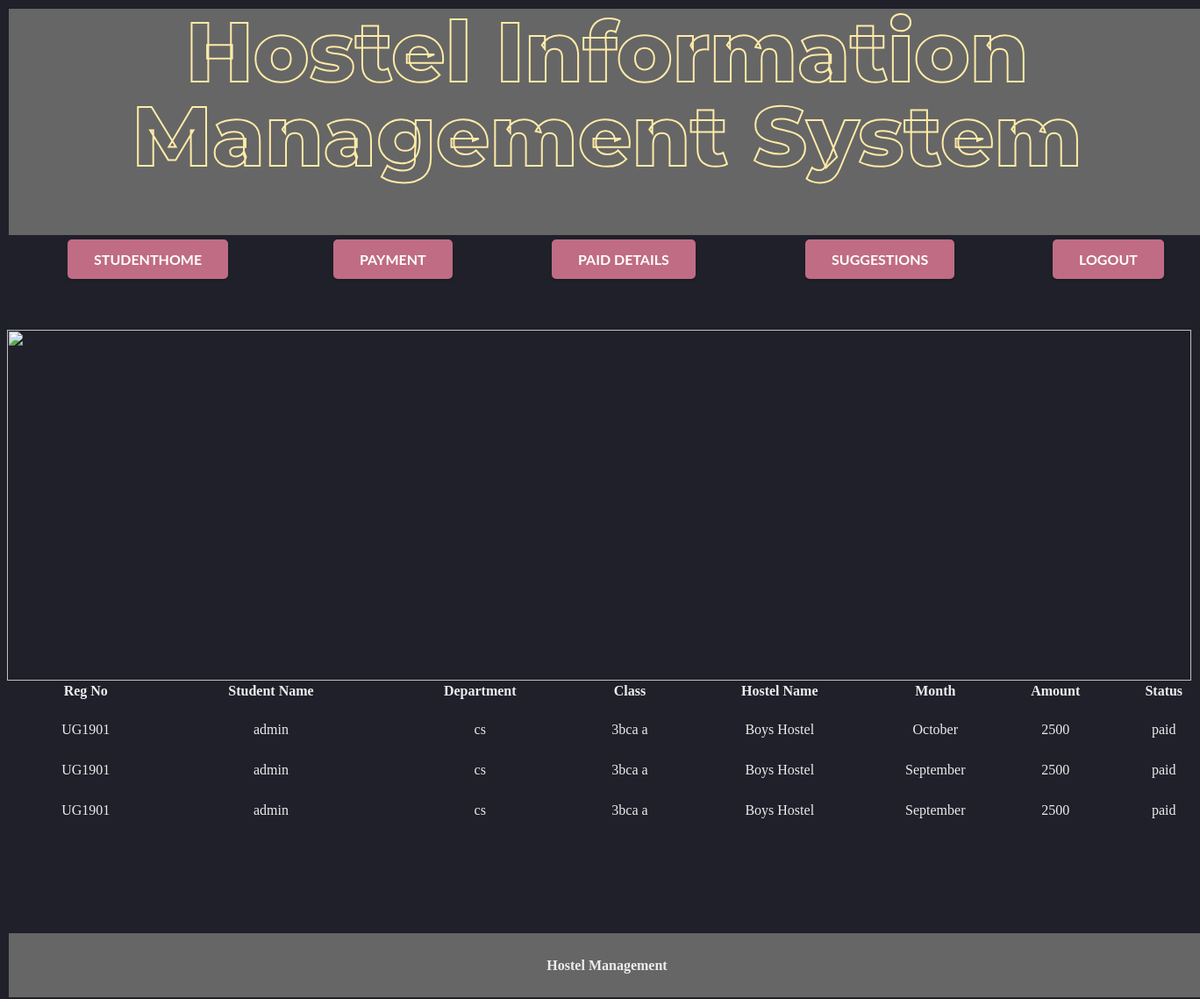
Page /viewp.php (signed in) on the committed database.
### tables this page shows
CREATE TABLE `paid` (
  `id` varchar(20) NOT NULL,
  `reg` varchar(50) NOT NULL,
  `total` varchar(50) NOT NULL,
  `date` varchar(50) NOT NULL,
  `month` varchar(50) NOT NULL
);

CREATE TABLE `stud` (
  `id` varchar(20) NOT NULL,
  `name` varchar(50) NOT NULL,
  `reg` varchar(50) NOT NULL,
  `gender` varchar(50) NOT NULL,
  `age` varchar(50) NOT NULL,
  `email` varchar(50) NOT NULL,
  `phone` varchar(50) NOT NULL,
  `dept` varchar(50) NOT NULL,
  `cls` varchar(50) NOT NULL,
  `hname` varchar(50) NOT NULL,
  `room` varchar(50) NOT NULL
);

### viewp.php (the view, shortened to what this page needs)
<?php
include("dbconnect.php");
extract($_POST);
$reg=$_SESSION['reg'];
?>
<html>
<head>
  <link rel="stylesheet" href="indexstyle.css">
  <link rel="stylesheet" href="font.css">
  <link rel="stylesheet" href="gradient.css">
</head>
<body>
<div id="grad4">
  <table width="100%" border="0">
    <tr>
      <th height="73" bgcolor="#666666" scope="col"><h1>Hostel Information Management System</h1>
      </th>
    </tr>
  </table>
  <table width="100%" border="0">
    <tr>
      <th scope="col"><a href="studhome.php" class="button pulse">StudentHome</a></th>
      <th scope="col"><a href="pay.php" class="button pulse">payment</a></th>
       <th scope="col"><a href="viewp.php" class="button pulse">Paid Details</a></th>
      <th scope="col"><a href="suggest.php" class="button pulse">Suggestions</a></th>
      <th scope="col"><a href="index.php" class="button pulse">Logout</a></th>
    </tr>
  </table>
  <p>&nbsp;</p>
  <div id="content"/>
   <img src="images\2.jpg" width="1350" height="400">
<table width="100%" border="0" align="center">
        <tr>
          <td width="13%"><div align="center" class="style6"><strong><strong>Reg No</strong> </div></td>
		  <td width="18%"><div align="center" class="style6"><strong>Student Name</strong> </div></td>
		  <td width="17%"><div align="center" class="style6"><strong>Department</strong> </div></td>
		   <td width="8%"><div align="center" class="style6"><strong>Class</strong></div></td>
		  <td width="17%"><div align="center" class="style6"><strong>Hostel Name </strong></div></td>
		   <td width="9%"><div align="center" class="style6"><strong>Month </strong></div></td>
		   <td width="11%"><div align="center" class="style6"><strong>Amount </strong></div></td>
		    <td width="7%"><div align="center" class="style6"><strong>Status</strong></div></td>
        </tr>
			<tr>
		<td colspa="8">&nbsp;</td>
		</tr>
		<?php
		$qry=mysqli_query($connect,"select * from paid where reg='$reg'");
		while($row=mysqli_fetch_array($qry))
		{
		$reg=$row['reg'];
		  $qt=mysqli_query($connect,"select * from stud where reg='$reg'");
		  $rw=mysqli_fetch_assoc($qt);
		?>
        <tr>
		   <td height="20"><div align="center"><?php echo $row['reg'];?></div></td>
		   <td><div align="center"><?php echo $rw['name'];?></div></td>
		   <td><div align="center"><?php echo $rw['dept'];?></div></td>
		    <td><div align="center"><?php echo $rw['cls'];?></div></td>
		   <td><div align="center"><?php echo $rw['hname'];?></div></td>
		  <td><div align="center"><?php echo $row['month'];?></div></td>
		    <td><div align="center"><?php echo $row['total'];?></div></td>
			  <td><div align="center"><?php echo "paid"?></div></td>
        </tr>
		<tr>
		<td height="22" colspa="8">&nbsp;</td>
		</tr>
        <?php
		}
		?>
		</table>
<br>
<br>
<br>
<br>
<table width="100%" border="0">
    <tr>
      <th height="73" bgcolor="#666666" scope="col"><p>Hostel Management</p>
      </th>
    </tr>
</table>
</div>
</body>
</html>

### gradient.css (style rules this page uses)
body { font-family: 'Montserrat', sans-serif; font-weight: 300; font-size: 15px; line-height: 1.7; color: #ececee; background-color: #1f2029; overflow: hidden; background-image: url('https://s3-us-west-2.amazonaws.com/s.cdpn.io/1462889/pat-back.svg'); background-position: center; background-repeat: repeat; background-size: 4%; height: 100vh; width: 100%; }
h1 { font-family: 'Montserrat', sans-serif; font-weight: 800; font-size: 7vw; line-height: 1; color: #ffeba7; text-align: center; -webkit-text-stroke: 2px #ffeba7; text-stroke: 2px #ffeba7; -webkit-text-fill-color: transparent; text-fill-color: transparent; color: transparent; }

### rows in the picture
paid: reg "UG1901", stud.name "admin", stud.dept "cs", stud.cls "3bca a", stud.hname "Boys Hostel", month "October", total "2500"
paid: reg "UG1901", stud.name "admin", stud.dept "cs", stud.cls "3bca a", stud.hname "Boys Hostel", month "September", total "2500"
paid: reg "UG1901", stud.name "admin", stud.dept "cs", stud.cls "3bca a", stud.hname "Boys Hostel", month "September", total "2500"
